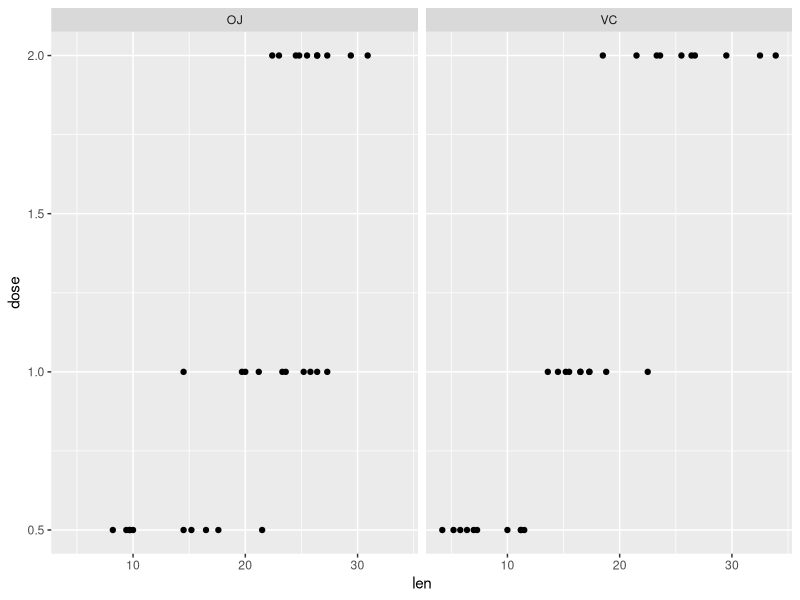

Reproduce this figure in R.
## ---- chunk 1
library(datasets)
library(dplyr)
library(ggplot2)
glimpse(ToothGrowth)
qplot(len, dose, data = ToothGrowth, facets = .~supp)
## ---- chunk 2
group_by(ToothGrowth, supp, dose) %>% summarize(mean = mean(len))
## ---- chunk 3
OJdata_0.5 <-filter(ToothGrowth, supp=="OJ", dose == 0.5)
VCdata_0.5 <-filter(ToothGrowth, supp=="VC", dose == 0.5)
t.test(OJdata_0.5$len,VCdata_0.5$len)

OJdata_1.0 <-filter(ToothGrowth, supp=="OJ", dose == 1.0)
VCdata_1.0 <-filter(ToothGrowth, supp=="VC", dose == 1.0)
t.test(OJdata_1.0$len,VCdata_1.0$len)

OJdata_2.0 <-filter(ToothGrowth, supp=="OJ", dose == 2.0)
VCdata_2.0 <-filter(ToothGrowth, supp=="VC", dose == 2.0)
t.test(OJdata_2.0$len,VCdata_2.0$len)
